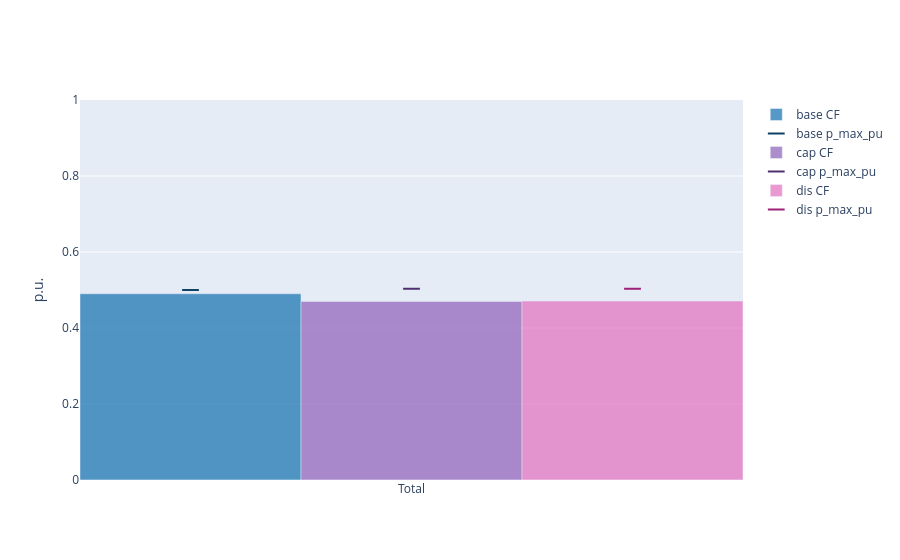

Notebook source saved alongside this figure:
### Code cell
# single total bar for full period
data = build_agg_cf_pmax_df(networks, carrier=CARRIER, freq="total")
iplot_agg_cf_pmax(data, freq="total")

### Figure 1 — Plotly figure (JSON) as saved in the notebook; plotly's stock layout.template omitted (floating-point values rounded to 4 significant figures)
{"data": [{"customdata": ["Total"], "hovertemplate": "%{customdata}<br>CF: %{y:.3f}<extra>base</extra>", "marker": {"color": "#1f77b4"}, "name": "base CF", "opacity": 0.75, "type": "bar", "width": 0.2333, "x": [-0.2333], "y": [0.4901]}, {"customdata": ["Total"], "hovertemplate": "%{customdata}<br>p_max_pu: %{y:.3f}<extra>base</extra>", "marker": {"color": "#114163", "line": {"color": "#114163", "width": 2}, "size": 12, "symbol": "line-ew"}, "mode": "markers", "name": "base p_max_pu", "type": "scatter", "x": [-0.2333], "y": [0.4999]}, {"customdata": ["Total"], "hovertemplate": "%{customdata}<br>CF: %{y:.3f}<extra>cap</extra>", "marker": {"color": "#9467bd"}, "name": "cap CF", "opacity": 0.75, "type": "bar", "width": 0.2333, "x": [0], "y": [0.47]}, {"customdata": ["Total"], "hovertemplate": "%{customdata}<br>p_max_pu: %{y:.3f}<extra>cap</extra>", "marker": {"color": "#51306f", "line": {"color": "#51306f", "width": 2}, "size": 12, "symbol": "line-ew"}, "mode": "markers", "name": "cap p_max_pu", "type": "scatter", "x": [0], "y": [0.5033]}, {"customdata": ["Total"], "hovertemplate": "%{customdata}<br>CF: %{y:.3f}<extra>dis</extra>", "marker": {"color": "#e377c2"}, "name": "dis CF", "opacity": 0.75, "type": "bar", "width": 0.2333, "x": [0.2333], "y": [0.4708]}, {"customdata": ["Total"], "hovertemplate": "%{customdata}<br>p_max_pu: %{y:.3f}<extra>dis</extra>", "marker": {"color": "#9d2077", "line": {"color": "#9d2077", "width": 2}, "size": 12, "symbol": "line-ew"}, "mode": "markers", "name": "dis p_max_pu", "type": "scatter", "x": [0.2333], "y": [0.5033]}], "layout": {"hovermode": "x unified", "title": {}, "xaxis": {"tickmode": "array", "ticktext": ["Total"], "tickvals": [0]}, "yaxis": {"range": [0, 1], "title": {"text": "p.u."}}}}
